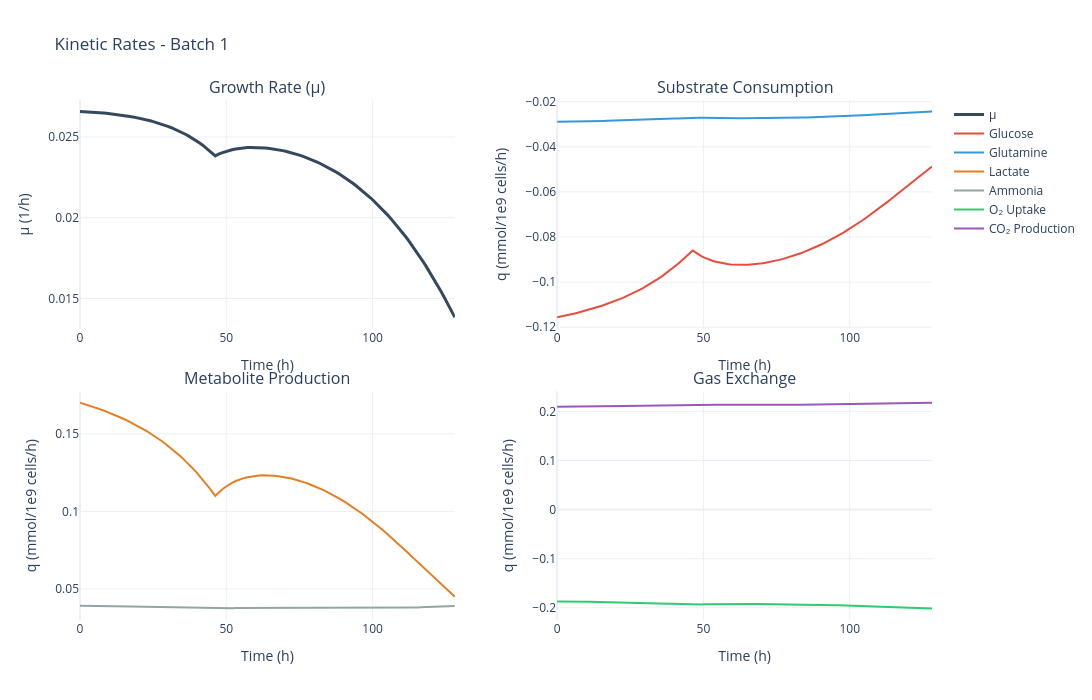

The notebook cell this image was saved under:
### Code cell
# Specific rates (mu, q_Glc, q_Gln, q_Lac, q_O2, etc.)
fig = data.plot_kinetic_rates(batch_number=BATCH_NUMBER)
fig.show()

### Figure 1 — Plotly figure (JSON) as saved in the notebook; plotly's stock layout.template omitted (floating-point values rounded to 4 significant figures; data arrays with more than 128 entries replaced by an {"elided": "..."} marker saying what was removed)
{"data": [{"line": {"color": "#34495E", "width": 3}, "mode": "lines", "name": "μ", "type": "scatter", "x": {"elided": "145 float values"}, "xaxis": "x", "y": {"elided": "145 float values"}, "yaxis": "y"}, {"line": {"color": "#E74C3C", "width": 2}, "mode": "lines", "name": "Glucose", "type": "scatter", "x": {"elided": "145 float values"}, "xaxis": "x2", "y": {"elided": "145 float values"}, "yaxis": "y2"}, {"line": {"color": "#3498DB", "width": 2}, "mode": "lines", "name": "Glutamine", "type": "scatter", "x": {"elided": "145 float values"}, "xaxis": "x2", "y": {"elided": "145 float values"}, "yaxis": "y2"}, {"line": {"color": "#E67E22", "width": 2}, "mode": "lines", "name": "Lactate", "type": "scatter", "x": {"elided": "145 float values"}, "xaxis": "x3", "y": {"elided": "145 float values"}, "yaxis": "y3"}, {"line": {"color": "#95A5A6", "width": 2}, "mode": "lines", "name": "Ammonia", "type": "scatter", "x": {"elided": "145 float values"}, "xaxis": "x3", "y": {"elided": "145 float values"}, "yaxis": "y3"}, {"line": {"color": "#2ECC71", "width": 2}, "mode": "lines", "name": "O₂ Uptake", "type": "scatter", "x": {"elided": "145 float values"}, "xaxis": "x4", "y": {"elided": "145 float values"}, "yaxis": "y4"}, {"line": {"color": "#9B59B6", "width": 2}, "mode": "lines", "name": "CO₂ Production", "type": "scatter", "x": {"elided": "145 float values"}, "xaxis": "x4", "y": {"elided": "145 float values"}, "yaxis": "y4"}], "layout": {"annotations": [{"font": {"size": 16}, "showarrow": false, "text": "Growth Rate (μ)", "x": 0.22, "xanchor": "center", "xref": "paper", "y": 1, "yanchor": "bottom", "yref": "paper"}, {"font": {"size": 16}, "showarrow": false, "text": "Substrate Consumption", "x": 0.78, "xanchor": "center", "xref": "paper", "y": 1, "yanchor": "bottom", "yref": "paper"}, {"font": {"size": 16}, "showarrow": false, "text": "Metabolite Production", "x": 0.22, "xanchor": "center", "xref": "paper", "y": 0.44, "yanchor": "bottom", "yref": "paper"}, {"font": {"size": 16}, "showarrow": false, "text": "Gas Exchange", "x": 0.78, "xanchor": "center", "xref": "paper", "y": 0.44, "yanchor": "bottom", "yref": "paper"}], "height": 700, "hovermode": "x unified", "legend": {"x": 1.02, "xanchor": "left", "y": 1, "yanchor": "top"}, "showlegend": true, "title": {"text": "Kinetic Rates - Batch 1"}, "width": 1200, "xaxis": {"anchor": "y", "domain": [0, 0.44], "title": {"text": "Time (h)"}}, "xaxis2": {"anchor": "y2", "domain": [0.56, 1], "title": {"text": "Time (h)"}}, "xaxis3": {"anchor": "y3", "domain": [0, 0.44], "title": {"text": "Time (h)"}}, "xaxis4": {"anchor": "y4", "domain": [0.56, 1], "title": {"text": "Time (h)"}}, "yaxis": {"anchor": "x", "domain": [0.56, 1], "title": {"text": "μ (1/h)"}}, "yaxis2": {"anchor": "x2", "domain": [0.56, 1], "title": {"text": "q (mmol/1e9 cells/h)"}}, "yaxis3": {"anchor": "x3", "domain": [0, 0.44], "title": {"text": "q (mmol/1e9 cells/h)"}}, "yaxis4": {"anchor": "x4", "domain": [0, 0.44], "title": {"text": "q (mmol/1e9 cells/h)"}}}}
